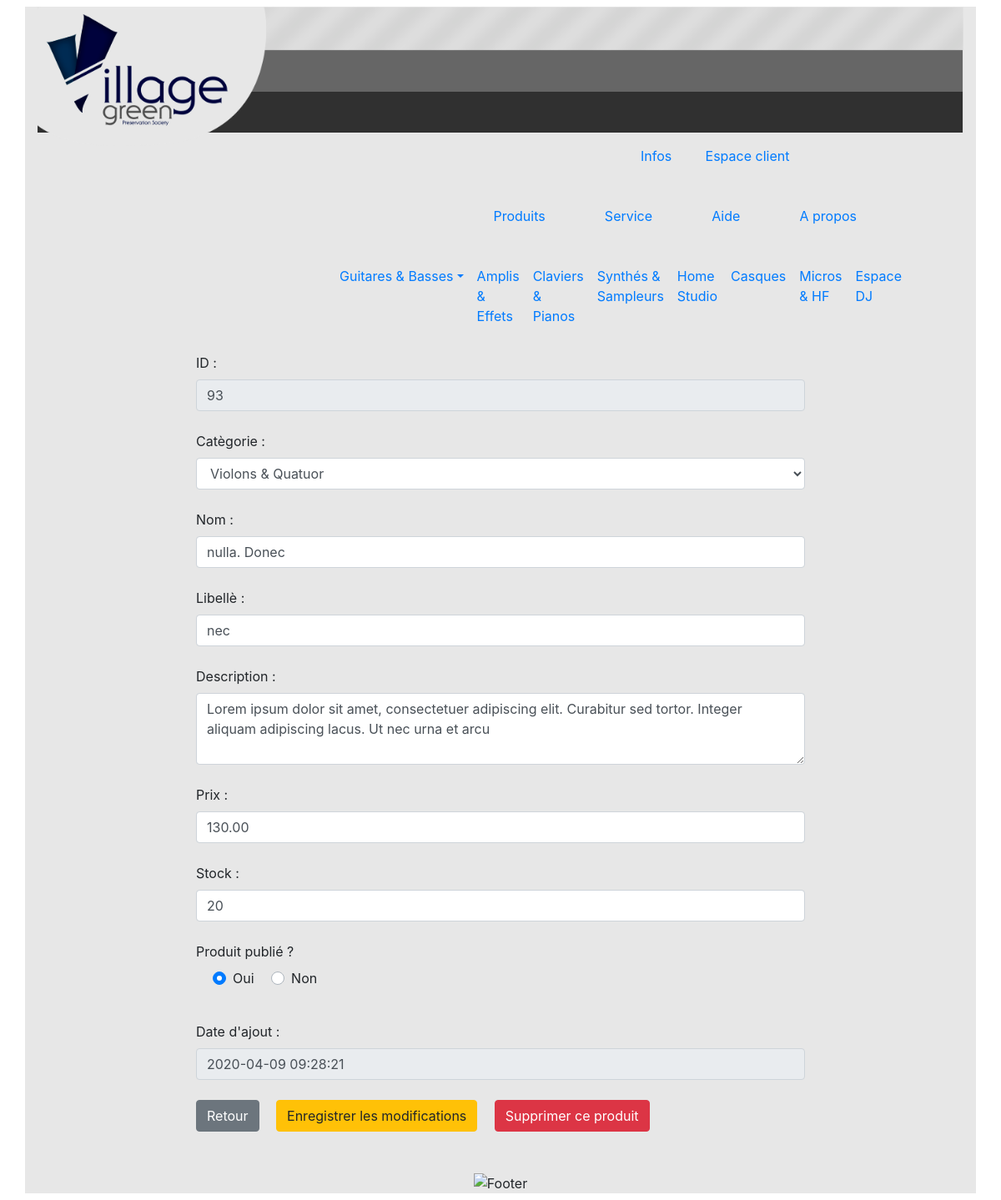
/site/detail.php?id=93, run on the app's committed database.
### tables this page shows
CREATE TABLE produits(
   pro_id INT NOT NULL AUTO_INCREMENT PRIMARY KEY,
   pro_nom VARCHAR(50) NOT NULL,
   pro_lib VARCHAR(50) NOT NULL,
   pro_desc VARCHAR(250) NOT NULL,
   pro_photo VARCHAR(50),
   pro_prix DECIMAL(15,2) NOT NULL,
   pro_stock INT NOT NULL,
   pro_stock_alert INT NOT NULL,
   pro_date_ajout DATETIME NOT NULL,
   pro_publ TINYINT(1) NOT NULL,
   pro_cat_id INT NOT NULL,
   pro_fou_id INT NOT NULL,
   FOREIGN KEY(pro_cat_id) REFERENCES categories(cat_id),
   FOREIGN KEY(pro_fou_id) REFERENCES fournisseurs(fou_id)
);

### site/detail.php (the view, shortened to what this page needs)
<?php
include("header.php");
$db = connexionBase();
$id = $_GET['id'];
$req_produits = ('SELECT * FROM produits join categories on categories.cat_id=produits.pro_cat_id WHERE pro_id=' . $id);
$res_produits = $db->query($req_produits);
$produit = $res_produits->fetch(PDO::FETCH_OBJ);
$req_categories = ('SELECT * FROM categories');
$res_categories = $db->query($req_categories);
$categories = $res_categories->fetchAll(PDO::FETCH_OBJ);
?>
<div class="row justify-content-center">
  <div class="col-lg-8 col-sm-10">
    <form method="POST" action="update_script.php">
      <div class="form-group">
        <label>ID :</label>
        <input type="text" readonly id="pro_id" name="pro_id" class="form-control" value="<?php echo $produit->pro_id; ?>"><br>
        <label>Catègorie :</label>
        <select id="pro_cat_id" name="pro_cat_id" class="form-control" value="<?php echo $produit->cat_id; ?>">
          <?php foreach ($categories as $categ) { ?>
            <option value="<?php echo $categ->cat_id; ?>" <?= ($categ->cat_id == $produit->cat_id) ? 'selected' : ''; ?>><?php echo $categ->cat_nom; ?></option>
          <?php } ?>
        </select>
        <br>
        <label>Nom :</label>
        <input type="text" id="pro_nom" name="pro_nom" class="form-control" value="<?php echo $produit->pro_nom; ?>"><br>
        <label>Libellè :</label>
        <input type="text" id="pro_lib" name="pro_lib" class="form-control" value="<?php echo $produit->pro_lib; ?>"><br>
        <label>Description :</label>
        <textarea rows="3" id="pro_desc" name="pro_desc" class="form-control"><?php echo $produit->pro_desc; ?></textarea><br>
        <label>Prix :</label>
        <input type="number" id="pro_prix" name="pro_prix" class="form-control" value="<?php echo $produit->pro_prix; ?>"><br>
        <label>Stock :</label>
        <input type="number" id="pro_stock" name="pro_stock" class="form-control" value="<?php echo $produit->pro_stock; ?>"><br>
        <label>Produit publié ?</label>
        <div class="form-check mb-3">
          <div class="custom-control custom-control-inline custom-radio">
            <label class="custom-control-label" for="oui">Oui</label>
          </div>
          <div class="custom-control custom-control-inline custom-radio">
            <label class="custom-control-label" for="non">Non</label>
          </div>
        </div>
        <br>
        <label>Date d'ajout :</label>
        <input type="text" disabled id="pro_date_ajout" name="pro_date_ajout" class="form-control" value="<?php echo $produit->pro_date_ajout; ?>"><br>
        <a href="liste.php" class="btn btn-secondary mb-3" role="button">Retour</a>
        <input type="submit" class="btn btn-warning ml-3 mb-3" value="Enregistrer les modifications">
        <a class="btn btn-danger ml-3 mb-3" role="button" href="delete_script.php?id=<?php echo intval($_GET['id']) ?>">Supprimer ce produit</a>
      </div>
    </form>
  </div>
</div>
<?php
include("footer.php");
?>

### site/css/style.css (style rules this page uses)
body { background-image: url("../../Charte/BACKGROUND/background\ village.png"); background-size: cover; background-position: fixed; }
.row { padding: 0; }

### data on the page
produits: pro_id "93", pro_nom "nulla. Donec", pro_lib "nec", pro_desc "Lorem ipsum dolor sit amet, consectetuer adipiscing elit. Curabitur sed tortor. Integer aliquam adipiscing lacus. Ut nec urna et arcu", pro_prix "130.00", pro_stock "20", pro_date_ajout "2020-04-09 09:28:21"

### other printed values
form field pro_cat_id "Violons & Quatuor"
